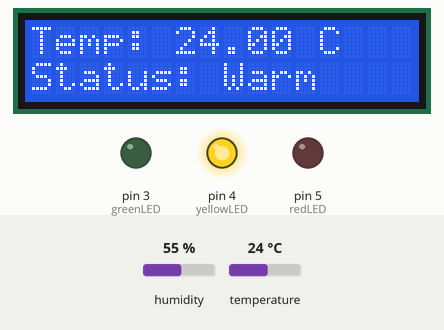
A sketch run on a simulated Arduino Uno, built with avr-gcc and run on an emulated ATmega328P. On the bench: 16×2 character LCD, output pins drawn as LEDs (lit = HIGH). Inputs (shaded band) come from the test bench; at power-on: temperature 24 °C, humidity 55 %.

Above: at 3.2 s.
3.3 s: temperature set to 20.7 °C
At 5.2 s:
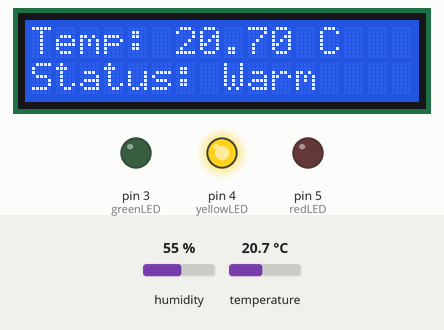
6.0 s: temperature set to 19.7 °C
At 6.9 s:
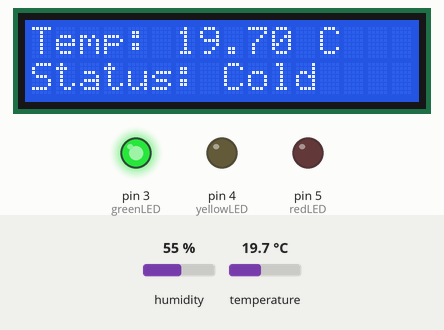
8.7 s: temperature set to 33 °C
At 11.4 s:
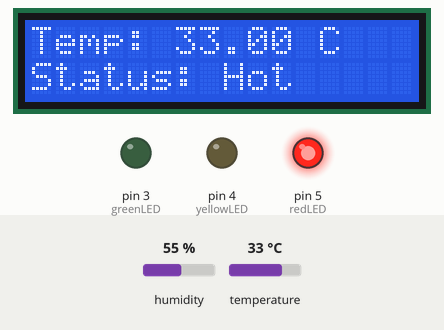
Timing chart, 0 to 12.9 s (numbered marks = the images above; inputs shaded):
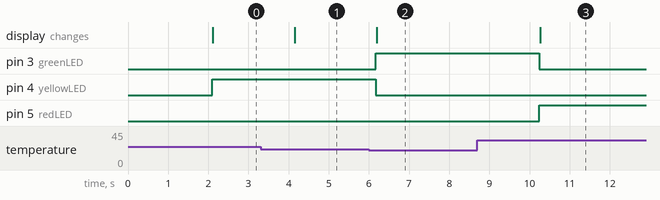

Measured:
- the behaviour switches between 20.1 and 20 °C on temperature (found by bisection; images 1 and 2)
- after the input at 3.3 s, the display: changes after 0.85 s (image 1)
- after the input at 6.0 s, pin 3 (greenLED): LOW → HIGH after 0.17 s; pin 4 (yellowLED): HIGH → LOW after 0.17 s; the display: changes after 0.19 s (image 2)
- after the input at 8.7 s, pin 3 (greenLED): HIGH → LOW after 1.5 s; pin 5 (redLED): LOW → HIGH after 1.5 s; the display: changes after 1.6 s (image 3)

The sketch:

code.ino
```cpp
#include <DHT.h>
#include <Wire.h>
#include <LiquidCrystal_I2C.h>

// LCD I2C address (adjust if needed)
LiquidCrystal_I2C lcd(0x27, 16, 2);

#define DHTPIN 2
#define DHTTYPE DHT22

DHT dht(DHTPIN, DHTTYPE);

const int greenLED = 3;
const int yellowLED = 4;
const int redLED = 5;

void setup() {
  Serial.begin(9600);
  dht.begin();
  lcd.begin(16,2);
  lcd.backlight();

  pinMode(greenLED, OUTPUT);
  pinMode(yellowLED, OUTPUT);
  pinMode(redLED, OUTPUT);

  lcd.setCursor(0, 0);
  lcd.print("Temp Monitor");
  delay(2000);
  lcd.clear();
}

void loop() {
  float temp = dht.readTemperature();

  if (isnan(temp)) {
    lcd.setCursor(0, 0);
    lcd.print("Sensor Error!");
    delay(2000);
    return;
  }

  lcd.setCursor(0, 0);
  lcd.print("Temp: ");
  lcd.print(temp);
  lcd.print(" C  ");

  if (temp <= 20) {
    digitalWrite(greenLED, HIGH);
    digitalWrite(yellowLED, LOW);
    digitalWrite(redLED, LOW);
    lcd.setCursor(0, 1);
    lcd.print("Status: Cold     ");
  } else if (temp <= 30) {
    digitalWrite(greenLED, LOW);
    digitalWrite(yellowLED, HIGH);
    digitalWrite(redLED, LOW);
    lcd.setCursor(0, 1);
    lcd.print("Status: Warm     ");
  } else {
    digitalWrite(greenLED, LOW);
    digitalWrite(yellowLED, LOW);
    digitalWrite(redLED, HIGH);
    lcd.setCursor(0, 1);
    lcd.print("Status: Hot      ");
  }

  delay(2000);
}
```
